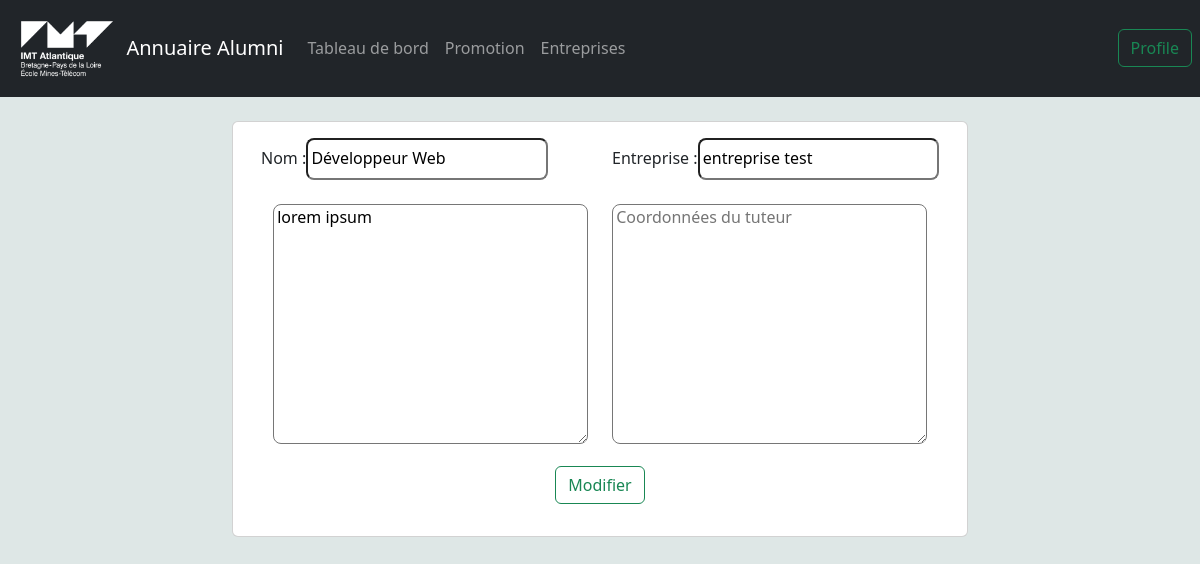
The page /Gabriel/edit/1/2 on the database its author committed.
### database/models.py (models this page shows)
class stage(db.Model):
    stage_id = db.Column(db.Integer, primary_key=True)
    student_id = db.Column(db.Integer)
    entreprise_id = db.Column(db.Integer)
    description = db.Column(db.Text)
    nom = db.Column(db.Text)
    info_tuteur = db.Column(db.Text)

class entreprise(db.Model):
    entreprise_id = db.Column(db.Integer, primary_key=True)
    name = db.Column(db.Text)

### app.py (the view)
@app.route("/<string:name>/edit/<int:id>/<int:idStage>",methods=["GET", "POST"])
def editStageTab(name,id,idStage):
    Stage = getStageById(idStage)
    entreprise_name = entreprise.query.filter_by(entreprise_id=Stage.entreprise_id).first().name
    stageform = StageForm(description=Stage.description,nom=Stage.nom,name=entreprise_name,info_tuteur=Stage.info_tuteur)
    if stageform.validate_on_submit():
        changeStage(stageform,id,idStage)
        return redirect(url_for("showClientInfo",name=name,id=id))
    return render_template("ModifierStage.html",name=name,id=id,stageform=stageform,idStage=idStage)

### Forms/Forms.py
class StageForm(FlaskForm):
    name = StringField('nom entreprise')
    description = TextAreaField('Ajoutez une description',render_kw={'style': 'width:100%;height:30vh'})
    nom = StringField('codetes')
    info_tuteur = TextAreaField('Ajoutez les coordonnées du tuteur',render_kw={'style': 'width:100%;height:30vh'})

### database/querys/Get.py (called while the page is built)
def getStageById(stage_id):
    Stage = stage.query.filter_by(stage_id = stage_id).first()
    return Stage

### templates/ModifierStage.html (shortened to what this page needs)
<!DOCTYPE html>
<html lang="en">
<head>
    <link href="https://cdn.jsdelivr.net/npm/bootstrap@5.3.0-alpha1/dist/css/bootstrap.min.css"
      rel="stylesheet"
>
    {% import 'navBar.jinja2' as nav %}
</head>
<header>
            {{ nav.renderNavBar(name,id) }}
</header>
<body style="background-color:#dee7e6;">
<br>
<div class="container">
    <div class="row justify-content-center">
        <div class="col-8">
<div class="card">
    <div class="card-body">
        <form action="{{ url_for("editStageTab",id=id, name=name,idStage=idStage)}}" method="post"> {{ stageform.hidden_tag() }}
            <div class="container">
            <div class="row">
                <div class="col-md-6">
                    <label>Nom : </label>{{ stageform.nom(class="form-control-lg") }}
                </div>
                <div class="col-md-6">
                    <label>Entreprise : </label>{{ stageform.name(class="form-control-lg") }}
                </div>
                </div>
                <br>
                <div class="container">
                    <div class="row">
                <div class="col-6">
                    {{ stageform.description(class="form-control-lg", placeholder="Description") }}
                </div>
                <div class="col-md-6">
                    {{ stageform.info_tuteur(class="form-control-lg", placeholder="Coordonnées du tuteur") }}
                </div>
                        </div>
                    </div>
                <div class="card-body text-center">
                            <input class="btn btn-outline-success" type="submit" value="Modifier">
                                </div>
            </div>
        </form>
    </div>
</div>
        </div>
</div>
    </div>
</body>
</html>

### templates/ModifierStage.html (style rules this page uses)
.form-control-lg { font-size: 1rem; line-height: 1.2rem; height: 0.5rem; padding: 0.2rem; }

### rows shown on the page
stage: nom "Développeur Web", description "lorem ipsum"
entreprise: name "entreprise test"
